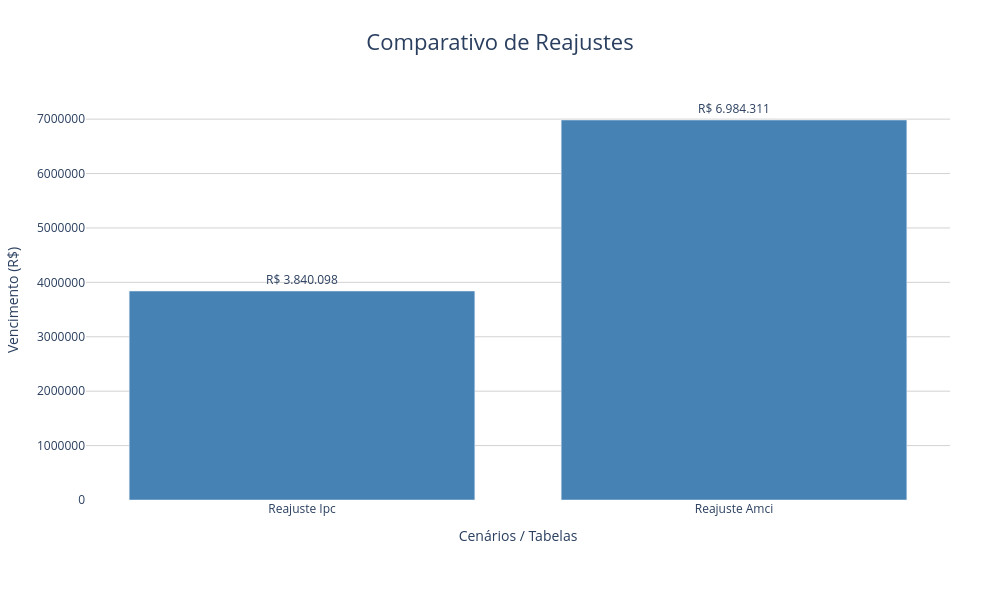

Notebook source saved alongside this figure:
### Code cell
gerar_grafico_simples_ordenado(impacto, col_valor='Impacto orçamentário anualizado')

### Figure 1 — Plotly figure (JSON) as saved in the notebook; plotly's stock layout.template omitted (floating-point values rounded to 4 significant figures)
{"data": [{"marker": {"color": ["steelblue", "steelblue"]}, "text": ["R$ 3.840.098", "R$ 6.984.311"], "textposition": "outside", "type": "bar", "x": ["Reajuste Ipc", "Reajuste Amci"], "y": [3840000.0, 6984000.0]}], "layout": {"height": 600, "margin": {"b": 100, "l": 50, "r": 50, "t": 100}, "plot_bgcolor": "white", "separators": ",.", "title": {"font": {"size": 22}, "text": "Comparativo de Reajustes", "x": 0.5}, "width": 1000, "xaxis": {"tickangle": 0, "title": {"text": "Cenários / Tabelas"}}, "yaxis": {"gridcolor": "lightgrey", "showgrid": true, "tickformat": ",0f", "title": {"text": "Vencimento (R$)"}}}}
